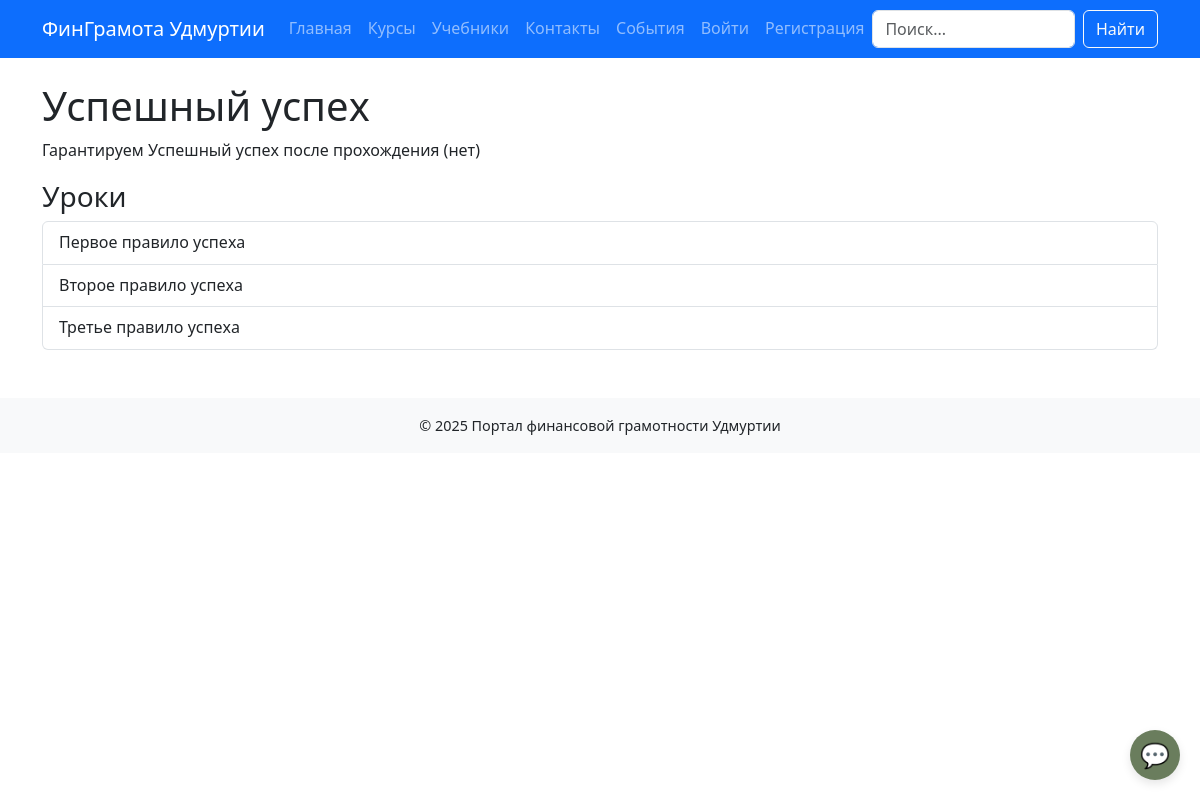
/courses/2/, run on the app's committed database.
### courses/models.py (models this page shows, shortened)
class Course(models.Model):
    title = models.CharField(max_length=200)
    description = models.TextField()
    audience = models.CharField(max_length=50, choices=AUDIENCE_CHOICES, default='все')
    format_type = models.CharField(max_length=50, choices=FORMAT_CHOICES, default='текст')
    created_at = models.DateTimeField(auto_now_add=True)

class Lesson(models.Model):
    course = models.ForeignKey(Course, on_delete=models.CASCADE, related_name='lessons')
    title = models.CharField(max_length=200)
    content = models.TextField()
    video_url = models.URLField(blank=True, null=True)  # YouTube
    order = models.IntegerField(default=1)

### courses/views.py (the view)
# urls.py: path('<int:course_id>/', views.course_detail_view, name='detail'),
def course_detail_view(request, course_id):
    course = get_object_or_404(Course, id=course_id)
    return render(request, 'courses/detail.html', {'course': course})

### templates/courses/detail.html
{% extends 'base.html' %}
{% block content %}
<h1>{{ course.title }}</h1>
<p>{{ course.description }}</p>
<h3>Уроки</h3>
<div class="list-group">
    {% for lesson in course.lessons.all %}
        <a href="{% url 'courses:lesson' lesson.id %}" class="list-group-item list-group-item-action">
            {{ lesson.title }}
        </a>
    {% empty %}
        <p>Уроки пока не добавлены.</p>
    {% endfor %}
</div>
{% endblock %}

### static/css/style.css (style rules this page uses)
body { font-size: 1rem; line-height: 1.6; }

### templates/base.html (style rules this page uses)
body { padding-bottom: 70px; }
@media (min-width: 577px) { body { padding-bottom: 0; } }

### data on the page
Course: title "Успешный успех", description "Гарантируем Успешный успех после прохождения (нет)"
Lesson: title "Первое правило успеха"
Lesson: title "Второе правило успеха"
Lesson: title "Третье правило успеха"
